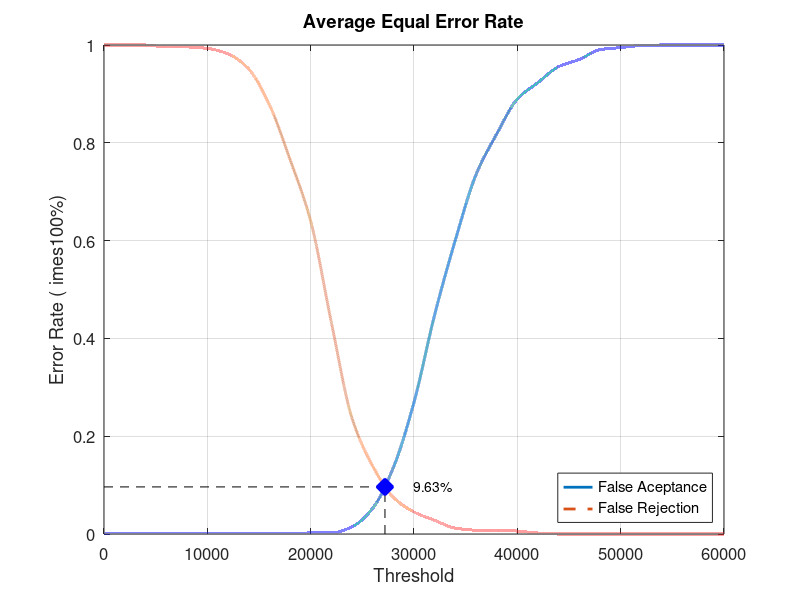
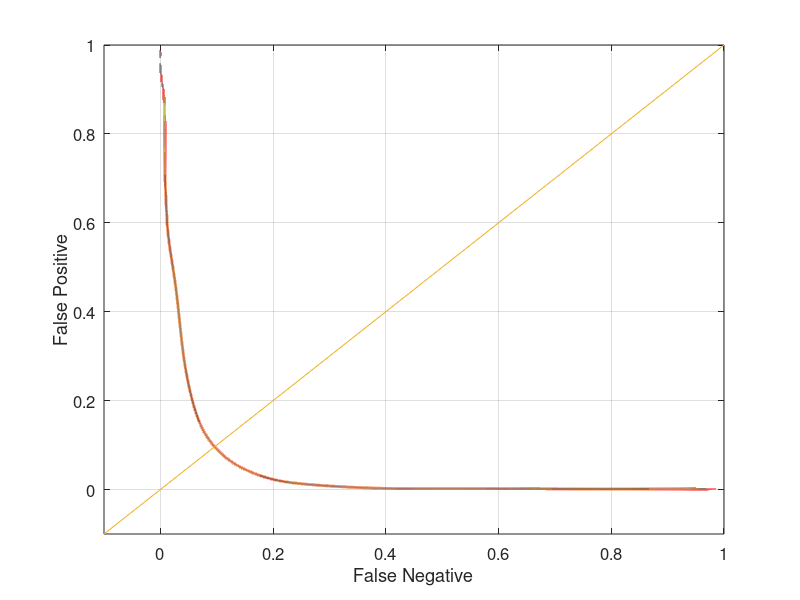

Here is the MATLAB script that generated these plots, in order:
close all;
clear;
clc;
x = 0:2000:60000;
xq = 0:0.5:60000;

y0 = [0 0.00105263 0.00105263 0.00105263 0.00105263 0.00105263 0.00105263 0.00105263 0.00105263 0.00105263 0.00210526 0.00210526 0.0147368 0.0526316 0.135789 0.269474 0.448421 0.601053 0.734737 0.817895 0.889474 0.923158 0.955789 0.970526 0.990526 0.994737 0.998947 1 1 1 1]
yy0 = interp1(x, y0, xq, 'pchip');
y1 = [1 1 1 0.996 0.996 0.993 0.982 0.951 0.878 0.766 0.64 0.433 0.237 0.139 0.075 0.045 0.028 0.012 0.008 0.008 0.006 0.002 0 0 0 0 0 0 0 0 0]
yy1 = interp1(x, y1, xq, 'pchip');

% Calculating EER: 
y2 = abs(y0 - y1);
find(y2 == min(y2))
yy2 = abs(yy0 - yy1);
xEER = find(yy2 == min(yy2));
xEERIndex = xq(xEER) % X-axis EER
yEER = yy0(xEER) % Y-axis EER

main = figure
plot(xq, yy0,'-','LineWidth', 2);	hold on
plot(xq, yy1,'--','LineWidth', 2);	hold on
plot([xEERIndex xEERIndex], [0 yEER], 'k--');	hold on
plot([0 xEERIndex], [yEER yEER], 'k--');	hold on
plot(xEERIndex, yEER, 'bx', 'LineWidth', 10);	hold on
text(xEERIndex + 10 * xEERIndex / 100, yEER, [num2str(round((10000 * yEER)) / 100) '%'])
legend('False Aceptance', 'False Rejection', 'Location', 'SouthEast')
xlabel('Threshold')
ylabel('Error Rate (	imes100%)')
title('Average Equal Error Rate')
set(gca, 'FontSize', 12)
axis([0 60000 0 1])
grid on

print(main, 'Database4AverageMain', '-dpng');
FNRxFPR = figure('Color', [1 1 1]);
plot(yy1, yy0, '-', yy1, yy0, 'LineWidth', 2);
hold on
y = -0.1:0.1:1
plot(y, y); 
set(gca, 'FontSize', 12)
xlabel('False Negative')
ylabel('False Positive')
axis([-0.1 1 -0.1 1])
set(gca, 'FontSize', 12)
grid on

print(FNRxFPR, 'Database4AverageFNRxFPR','-dpng');
